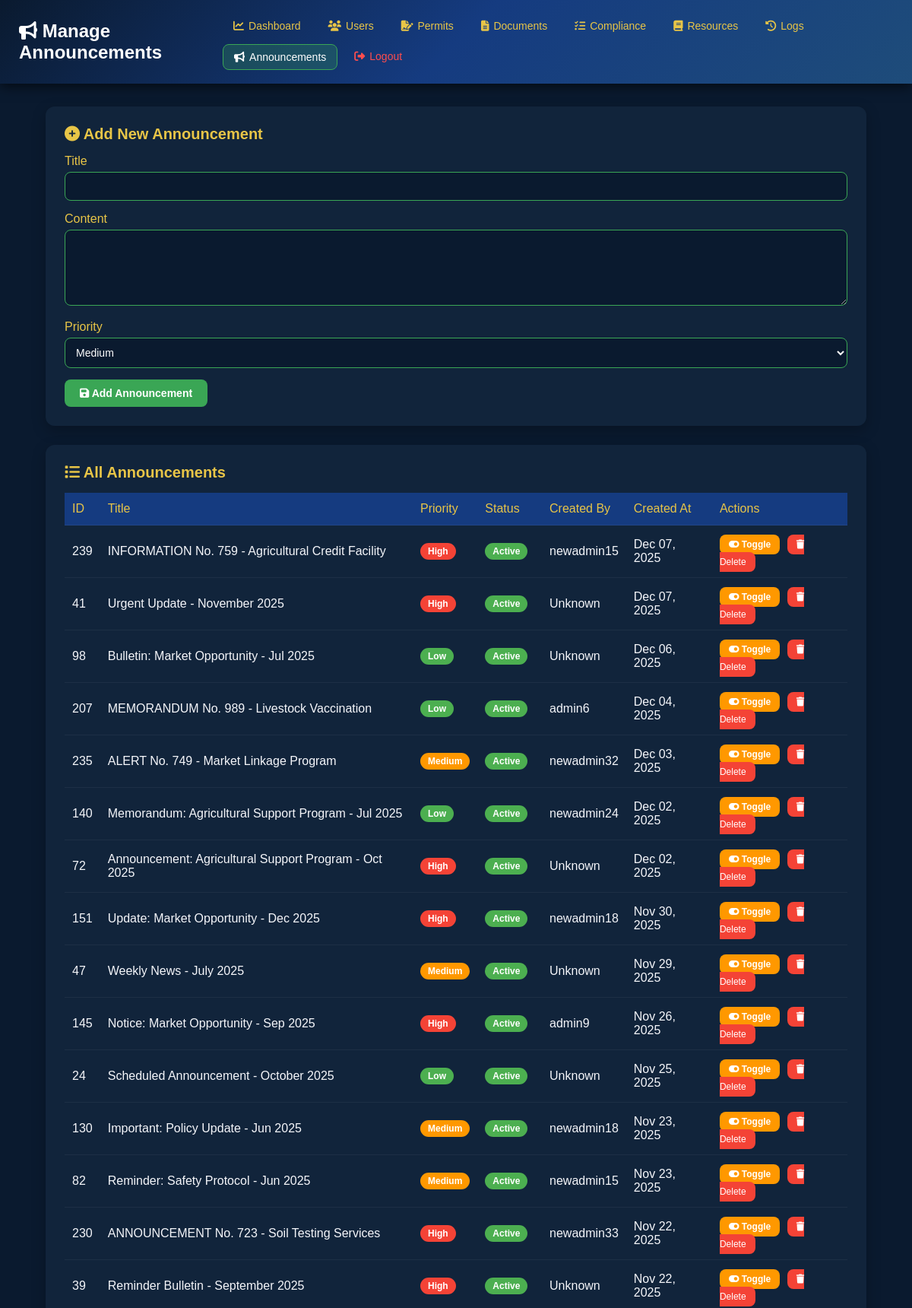
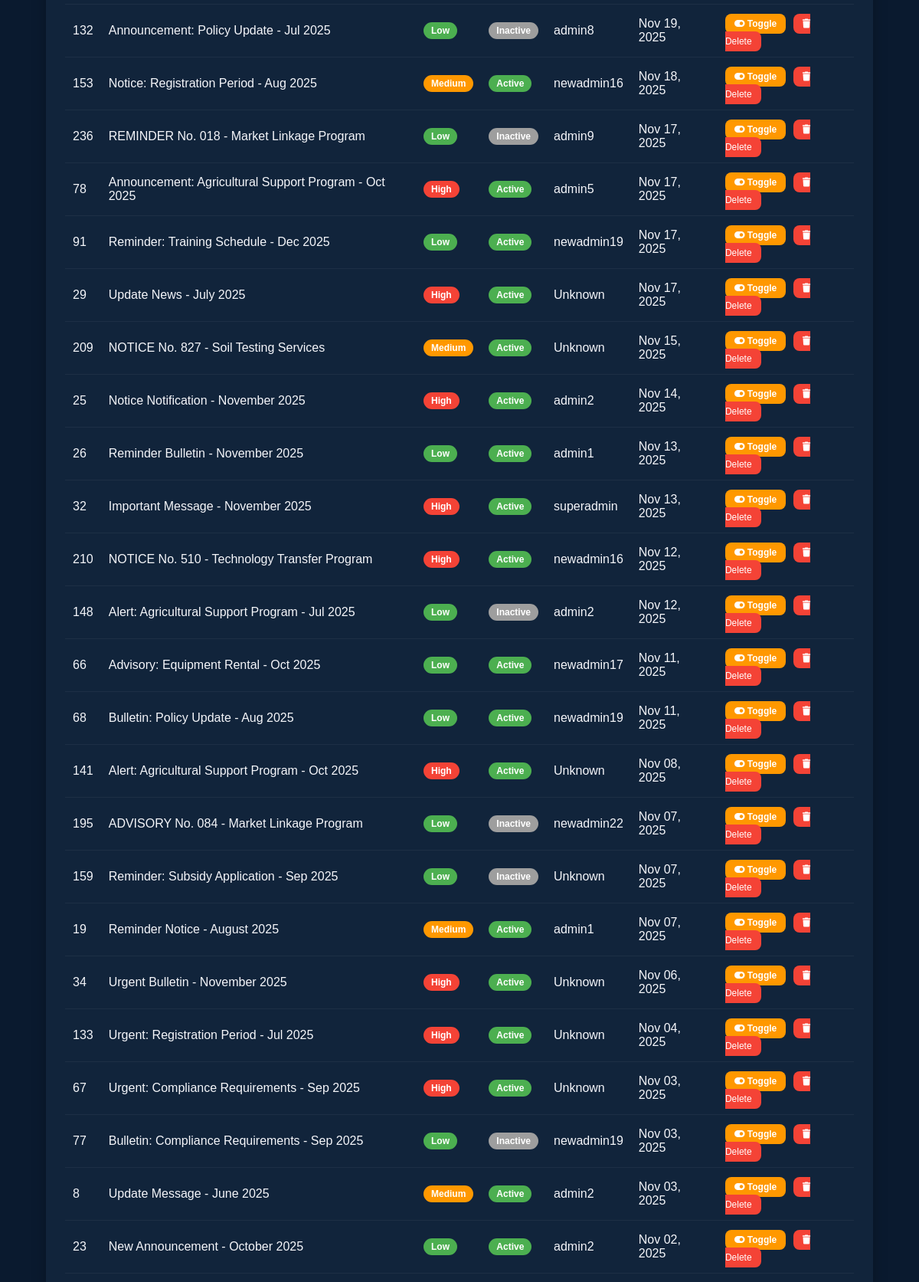
Page /manage_announcements.php (signed in, upper part) on the committed database (2 pictures, top to bottom).
### tables this page shows
CREATE TABLE `announcements` (
  `id` int(11) NOT NULL,
  `title` varchar(255) NOT NULL,
  `content` text NOT NULL,
  `priority` enum('low','medium','high') DEFAULT 'medium',
  `is_active` tinyint(1) DEFAULT 1,
  `created_by` int(11) NOT NULL,
  `created_at` timestamp NOT NULL DEFAULT current_timestamp(),
  `updated_at` timestamp NOT NULL DEFAULT current_timestamp() ON UPDATE current_timestamp()
);

### manage_announcements.php (the view, shortened to what this page needs)
<?php
$conn = getPDOConnection();
$announcements = $conn->query("SELECT a.*, aa.username as created_by_name FROM announcements a LEFT JOIN admin_accounts aa ON a.created_by = aa.id ORDER BY created_at DESC")->fetchAll();
?>
<!DOCTYPE html>
<html lang="en">
<head>
<link rel="stylesheet" href="https://cdnjs.cloudflare.com/ajax/libs/font-awesome/6.4.0/css/all.min.css">
</head>
<body>
<header>
<div style="display:flex;justify-content:space-between;align-items:center;">
<h2><i class="fas fa-bullhorn"></i> Manage Announcements</h2>
<nav>
<ul>
<li><a href="dashboard.php"><i class="fas fa-chart-line"></i> Dashboard</a></li>
<li><a href="registered_users.php"><i class="fas fa-users"></i> Users</a></li>
<li><a href="user_permit.php"><i class="fas fa-file-signature"></i> Permits</a></li>
<li><a href="user_documents.php"><i class="fas fa-file-alt"></i> Documents</a></li>
<li><a href="user_compliance_tasks.php"><i class="fas fa-tasks"></i> Compliance</a></li>
<li><a href="user_legal_resources.php"><i class="fas fa-book"></i> Resources</a></li>
<li><a href="activity_logs.php"><i class="fas fa-history"></i> Logs</a></li>
<li><a href="manage_announcements.php" class="active"><i class="fas fa-bullhorn"></i> Announcements</a></li>
<li><a href="admin_login.php" style="color:#ff4d4d;"><i class="fas fa-sign-out-alt"></i> Logout</a></li>
</ul>
</nav>
</div>
</header>
<div class="container">
    <div class="card">
        <h3><i class="fas fa-plus-circle"></i> Add New Announcement</h3>
        <form method="POST">
            <div class="form-group">
                <label>Title</label>
                <input type="text" name="title" required>
            </div>
            <div class="form-group">
                <label>Content</label>
                <textarea name="content" required></textarea>
            </div>
            <div class="form-group">
                <label>Priority</label>
                <select name="priority" required>
                    <option value="medium" selected>Medium</option>
                </select>
            </div>
            <button type="submit" name="add_announcement"><i class="fas fa-save"></i> Add Announcement</button>
        </form>
    </div>
    <div class="card">
        <h3><i class="fas fa-list"></i> All Announcements</h3>
        <table>
            <thead>
                <tr>
                    <th>ID</th>
                    <th>Title</th>
                    <th>Priority</th>
                    <th>Status</th>
                    <th>Created By</th>
                    <th>Created At</th>
                    <th>Actions</th>
                </tr>
            </thead>
            <tbody>
                <?php if (count($announcements) > 0): ?>
                    <?php foreach ($announcements as $ann): ?>
                    <tr>
                        <td><?= $ann['id'] ?></td>
                        <td><?= htmlspecialchars($ann['title']) ?></td>
                        <td><span class="priority <?= $ann['priority'] ?>"><?= ucfirst($ann['priority']) ?></span></td>
                        <td><span class="status <?= $ann['is_active'] ? 'active' : 'inactive' ?>"><?= $ann['is_active'] ? 'Active' : 'Inactive' ?></span></td>
                        <td><?= $ann['created_by_name'] ?? 'Unknown' ?></td>
                        <td><?= date('M d, Y', strtotime($ann['created_at'])) ?></td>
                        <td>
                            <form method="POST" style="display:inline;">
                                <button type="submit" name="toggle_status" class="action-btn toggle">
                                    <i class="fas fa-toggle-on"></i> Toggle
                                </button>
                            </form>
                            <a href="?delete=<?= $ann['id'] ?>" class="action-btn delete" onclick="return confirm('Delete this announcement?');">
                                <i class="fas fa-trash"></i> Delete
                            </a>
                        </td>
                    </tr>
                    <?php endforeach; ?>
                <?php else: ?>
                    <tr>
                        <td colspan="7" style="text-align:center;padding:30px;">No announcements found.</td>
                    </tr>
                <?php endif; ?>
            </tbody>
        </table>
    </div>
</div>
</body>
</html>

### manage_announcements.php (style rules this page uses)
* { margin: 0; padding: 0; box-sizing: border-box; font-family: "Poppins", sans-serif; }
body { background: #0A1A2F; color: #f5f6fa; }
header { background: linear-gradient(135deg, #0A1A2F, #153B80, #1E4C7A); color: white; padding: 18px 0; box-shadow: 0 4px 15px rgba(0, 0, 0, 0.6); position: sticky; top: 0; z-index: 1000; }
header h2 { margin-left: 25px; font-weight: 600; font-size: 24px; }
nav ul { list-style: none; display: flex; gap: 8px; margin-right: 25px; flex-wrap: wrap; }
nav ul li a { color: #E8C547; text-decoration: none; font-weight: 500; padding: 8px 14px; border-radius: 8px; font-size: 14px; display: flex; align-items: center; gap: 6px; transition: all 0.3s; }
nav ul li a i { font-size: 14px; }
nav ul li a.active { background: rgba(58, 166, 85, 0.25); color: white; border: 1px solid #3AA655; }
.container { width: 90%; max-width: 1200px; margin: 30px auto; }
.card { background: #11243b; padding: 25px; border-radius: 12px; box-shadow: 0 6px 18px rgba(0, 0, 0, 0.25); margin-bottom: 25px; }
.card h3 { font-size: 20px; margin-bottom: 15px; color: #E8C547; }
.form-group { margin-bottom: 15px; }
label { display: block; margin-bottom: 5px; color: #E8C547; font-weight: 500; }
input, textarea, select { width: 100%; padding: 10px; border-radius: 8px; border: 1px solid #3AA655; background: #0A1A2F; color: white; font-size: 14px; outline: none; }
textarea { min-height: 100px; resize: vertical; }
button { padding: 10px 20px; background: #3AA655; color: white; border: none; border-radius: 8px; font-size: 14px; font-weight: 600; cursor: pointer; transition: 0.3s; }
table { width: 100%; border-collapse: collapse; margin-top: 10px; }
th, td { padding: 12px 10px; text-align: left; color: #f5f6fa; border-bottom: 1px solid rgba(255, 255, 255, 0.05); }
th { background: #153B80; color: #E8C547; font-weight: 500; }
.priority { padding: 4px 10px; border-radius: 12px; font-size: 12px; font-weight: 600; display: inline-block; }
.priority.high { background: #f44336; color: white; }
.priority.medium { background: #ff9800; color: white; }
.priority.low { background: #4caf50; color: white; }
.status { padding: 4px 10px; border-radius: 12px; font-size: 12px; font-weight: 600; display: inline-block; }
.status.active { background: #4caf50; color: white; }
.status.inactive { background: #9e9e9e; color: white; }
.action-btn { padding: 6px 12px; border: none; border-radius: 8px; font-size: 12px; cursor: pointer; color: white; margin-right: 5px; text-decoration: none; transition: 0.3s; }
.action-btn.delete { background: #f44336; }
.action-btn.toggle { background: #ff9800; }

### rows in the picture
announcements: id "239", title "INFORMATION No. 759 - Agricultural Credit Facility", priority "High", is_active "Active", admin_accounts.username "newadmin15", created_at "Dec 07, 2025"
announcements: id "41", title "Urgent Update - November 2025", priority "High", is_active "Active", created_by_name "Unknown", created_at "Dec 07, 2025"
announcements: id "98", title "Bulletin: Market Opportunity - Jul 2025", priority "Low", is_active "Active", created_by_name "Unknown", created_at "Dec 06, 2025"
announcements: id "207", title "MEMORANDUM No. 989 - Livestock Vaccination", priority "Low", is_active "Active", admin_accounts.username "admin6", created_at "Dec 04, 2025"
announcements: id "235", title "ALERT No. 749 - Market Linkage Program", priority "Medium", is_active "Active", admin_accounts.username "newadmin32", created_at "Dec 03, 2025"
announcements: id "140", title "Memorandum: Agricultural Support Program - Jul 2025", priority "Low", is_active "Active", admin_accounts.username "newadmin24", created_at "Dec 02, 2025"
announcements: id "72", title "Announcement: Agricultural Support Program - Oct 2025", priority "High", is_active "Active", created_by_name "Unknown", created_at "Dec 02, 2025"
announcements: id "151", title "Update: Market Opportunity - Dec 2025", priority "High", is_active "Active", admin_accounts.username "newadmin18", created_at "Nov 30, 2025"
announcements: id "47", title "Weekly News - July 2025", priority "Medium", is_active "Active", created_by_name "Unknown", created_at "Nov 29, 2025"
announcements: id "145", title "Notice: Market Opportunity - Sep 2025", priority "High", is_active "Active", admin_accounts.username "admin9", created_at "Nov 26, 2025"
announcements: id "24", title "Scheduled Announcement - October 2025", priority "Low", is_active "Active", created_by_name "Unknown", created_at "Nov 25, 2025"
announcements: id "130", title "Important: Policy Update - Jun 2025", priority "Medium", is_active "Active", admin_accounts.username "newadmin18", created_at "Nov 23, 2025"
announcements: id "82", title "Reminder: Safety Protocol - Jun 2025", priority "Medium", is_active "Active", admin_accounts.username "newadmin15", created_at "Nov 23, 2025"
announcements: id "230", title "ANNOUNCEMENT No. 723 - Soil Testing Services", priority "High", is_active "Active", admin_accounts.username "newadmin33", created_at "Nov 22, 2025"
announcements: id "39", title "Reminder Bulletin - September 2025", priority "High", is_active "Active", created_by_name "Unknown", created_at "Nov 22, 2025"
announcements: id "132", title "Announcement: Policy Update - Jul 2025", priority "Low", is_active "Inactive", admin_accounts.username "admin8", created_at "Nov 19, 2025"
announcements: id "153", title "Notice: Registration Period - Aug 2025", priority "Medium", is_active "Active", admin_accounts.username "newadmin16", created_at "Nov 18, 2025"
announcements: id "236", title "REMINDER No. 018 - Market Linkage Program", priority "Low", is_active "Inactive", admin_accounts.username "admin9", created_at "Nov 17, 2025"
announcements: id "78", title "Announcement: Agricultural Support Program - Oct 2025", priority "High", is_active "Active", admin_accounts.username "admin5", created_at "Nov 17, 2025"
announcements: id "91", title "Reminder: Training Schedule - Dec 2025", priority "Low", is_active "Active", admin_accounts.username "newadmin19", created_at "Nov 17, 2025"
announcements: id "29", title "Update News - July 2025", priority "High", is_active "Active", created_by_name "Unknown", created_at "Nov 17, 2025"
announcements: id "209", title "NOTICE No. 827 - Soil Testing Services", priority "Medium", is_active "Active", created_by_name "Unknown", created_at "Nov 15, 2025"
announcements: id "25", title "Notice Notification - November 2025", priority "High", is_active "Active", admin_accounts.username "admin2", created_at "Nov 14, 2025"
announcements: id "26", title "Reminder Bulletin - November 2025", priority "Low", is_active "Active", admin_accounts.username "admin1", created_at "Nov 13, 2025"
announcements: id "32", title "Important Message - November 2025", priority "High", is_active "Active", admin_accounts.username "superadmin", created_at "Nov 13, 2025"
announcements: id "210", title "NOTICE No. 510 - Technology Transfer Program", priority "High", is_active "Active", admin_accounts.username "newadmin16", created_at "Nov 12, 2025"
announcements: id "148", title "Alert: Agricultural Support Program - Jul 2025", priority "Low", is_active "Inactive", admin_accounts.username "admin2", created_at "Nov 12, 2025"
announcements: id "66", title "Advisory: Equipment Rental - Oct 2025", priority "Low", is_active "Active", admin_accounts.username "newadmin17", created_at "Nov 11, 2025"
announcements: id "68", title "Bulletin: Policy Update - Aug 2025", priority "Low", is_active "Active", admin_accounts.username "newadmin19", created_at "Nov 11, 2025"
announcements: id "141", title "Alert: Agricultural Support Program - Oct 2025", priority "High", is_active "Active", created_by_name "Unknown", created_at "Nov 08, 2025"
announcements: id "195", title "ADVISORY No. 084 - Market Linkage Program", priority "Low", is_active "Inactive", admin_accounts.username "newadmin22", created_at "Nov 07, 2025"
announcements: id "159", title "Reminder: Subsidy Application - Sep 2025", priority "Low", is_active "Inactive", created_by_name "Unknown", created_at "Nov 07, 2025"
announcements: id "19", title "Reminder Notice - August 2025", priority "Medium", is_active "Active", admin_accounts.username "admin1", created_at "Nov 07, 2025"
announcements: id "34", title "Urgent Bulletin - November 2025", priority "High", is_active "Active", created_by_name "Unknown", created_at "Nov 06, 2025"
announcements: id "133", title "Urgent: Registration Period - Jul 2025", priority "High", is_active "Active", created_by_name "Unknown", created_at "Nov 04, 2025"
announcements: id "67", title "Urgent: Compliance Requirements - Sep 2025", priority "High", is_active "Active", created_by_name "Unknown", created_at "Nov 03, 2025"
announcements: id "77", title "Bulletin: Compliance Requirements - Sep 2025", priority "Low", is_active "Inactive", admin_accounts.username "newadmin19", created_at "Nov 03, 2025"
announcements: id "8", title "Update Message - June 2025", priority "Medium", is_active "Active", admin_accounts.username "admin2", created_at "Nov 03, 2025"
announcements: id "23", title "New Announcement - October 2025", priority "Low", is_active "Active", admin_accounts.username "admin2", created_at "Nov 02, 2025"
